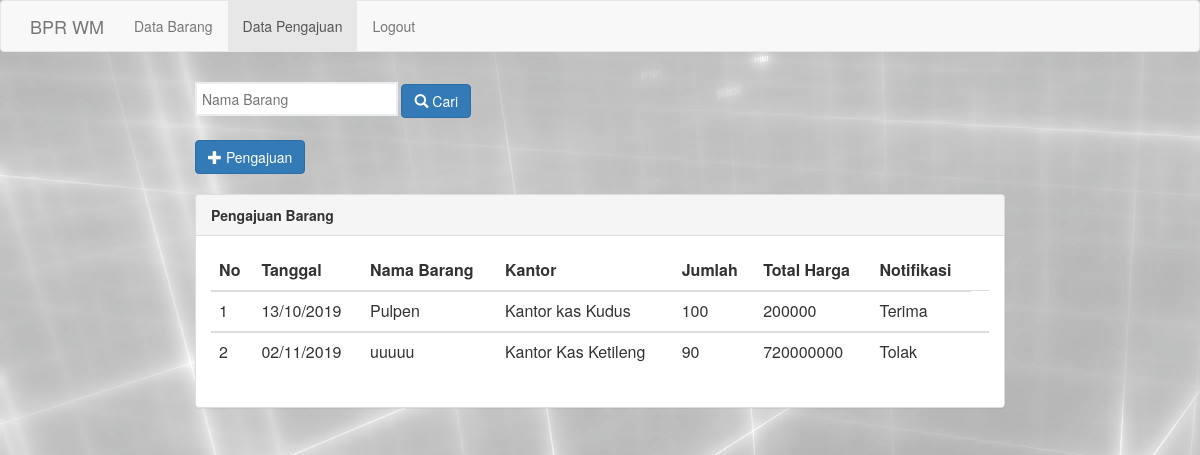
The app's page /admin/index_pengajuan.php, older data.
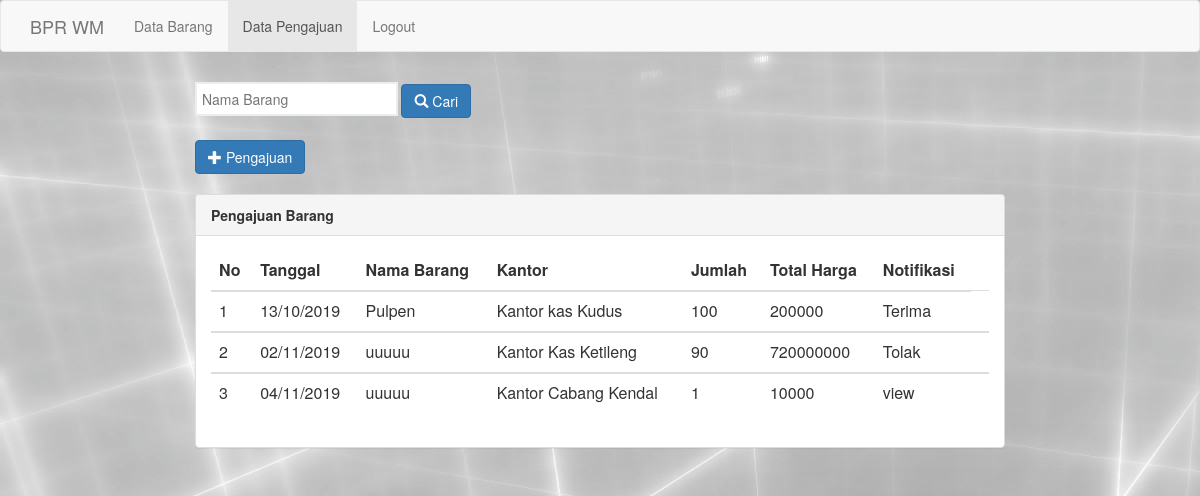
The same page, newer data.
### tables this page shows
CREATE TABLE `pengajuan_brg` (
  `id_pengajuan` int(5) NOT NULL,
  `tgl_pengajuan` timestamp NOT NULL DEFAULT CURRENT_TIMESTAMP,
  `nm_brg_pgj` varchar(50) NOT NULL,
  `nm_kantor_pgj` varchar(50) NOT NULL,
  `jml_brg_pgj` int(100) NOT NULL,
  `sat_brg_pgj` varchar(100) NOT NULL,
  `hrg_brg_pgj` int(20) NOT NULL,
  `tot_hrg_pgj` int(100) NOT NULL,
  `ket_pgj` text NOT NULL,
  `notif_pgj` varchar(100) NOT NULL DEFAULT 'Proses'
);

### admin/index_pengajuan.php (the view, shortened to what this page needs)
<html>
<head>
	<link rel="stylesheet" type="text/css" href="assets/css/bootstrap.css">
</head>
<body>
	 <nav class="navbar navbar-default">
          <div class="container">
            <div class="navbar-header">
              <a class="navbar-brand" href="www.bprwm.co.id">BPR WM</a>
            </div>
            <div class="collapse navbar-collapse" id="bs-example-navbar-collapse-1">
              <ul class="nav navbar-nav">
               <li><a href="index_data.php">Data Barang </a></li>
                <li class="active"><a href="index_pengajuan.php">Data Pengajuan <span class="sr-only">(current)</span></a></li>
                <li><a href="../logout.php">Logout</a></li>
              </ul>
            </div>
          </div>
        </nav>
	<div class="row">
		<div class="container-fuild">
			<div class="row">
				<div class="col-md-8 col-md-offset-2">
				<form action="proses_search_pgj.php" method="get">
					<input type="search" name="cari" placeholder="Nama Barang" >
					<button action="proses_search.php" type="submit" class="btn btn-primary"><i class="glyphicon glyphicon-search" value="Cari"  ></i> Cari</button>
 				</form>
 				<a href="pengajuan.php" class="btn btn-primary"><i class="glyphicon glyphicon-plus"></i> Pengajuan</a>
					<br>
					<br>
					<div class="panel panel-default">
						<div class="panel-heading">
							<span class="title"><b>Pengajuan Barang</b></span>
						</div>
						<div class="panel-body">
							<table class="table table-stripped" width="100%">
								<thead>
									<tr>
										<th>No</th>
										<th>Tanggal</th>
										<th>Nama Barang</th>
										<th>Kantor</th>
										<th>Jumlah</th>
										<th>Total Harga</th>
										<th>Notifikasi</th>
									</tr>
								</thead>
								<?php
									include 'koneksi.php';
									$lihat	= mysqli_query($connect, "SELECT * FROM pengajuan_brg");
									if (mysqli_num_rows($lihat) == 0) {
										echo '<tr><td colspan="6"><center>Data Kosong!!!</center></td></tr>';
									}else{
									$no 	= 1;
									while($data = mysqli_fetch_array($lihat)) {
								?>
								<tbody>
									<tr>
										<td><?php echo $no;?></td>
										<td><?php echo date("d/m/Y", strtotime($data['tgl_pengajuan']))?></td>
										<td><?php echo $data['nm_brg_pgj']?></td>
										<td><?php echo $data['nm_kantor_pgj']?></td>
										<td><?php echo $data['jml_brg_pgj']?></td>
										<td><?php echo $data['tot_hrg_pgj']?></td>
										<td><?php echo $data['notif_pgj']?></td>
										<td>
										</td>
									</tr>
								</tbody>
								<?php $no++;}}?>
							</table>
						</div>
					</div>
				</div>
			</div>
		</div>
	</div>
</body>
</html>

Row changes from the older to the newer data that the page shows:
added pengajuan_brg: tgl_pengajuan "04/11/2019", nm_brg_pgj "uuuuu", nm_kantor_pgj "Kantor Cabang Kendal", jml_brg_pgj "1", tot_hrg_pgj "10000", notif_pgj "view"
